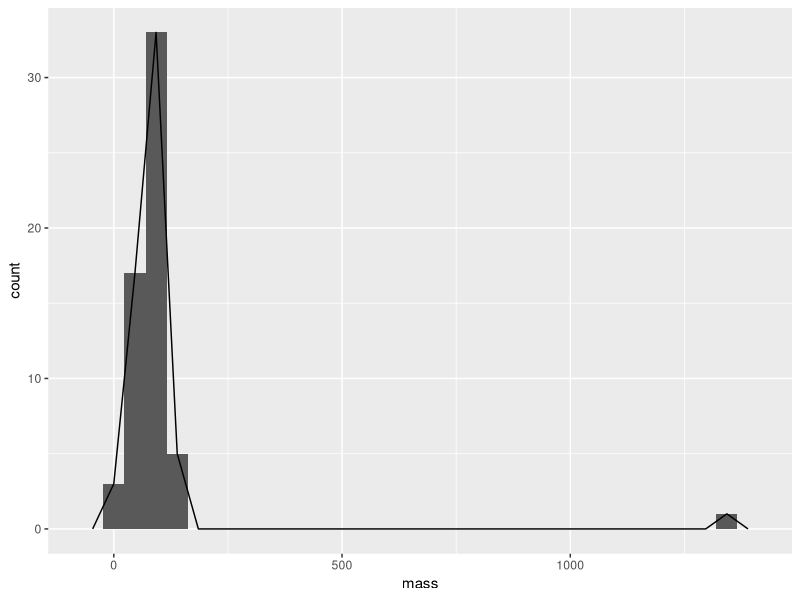
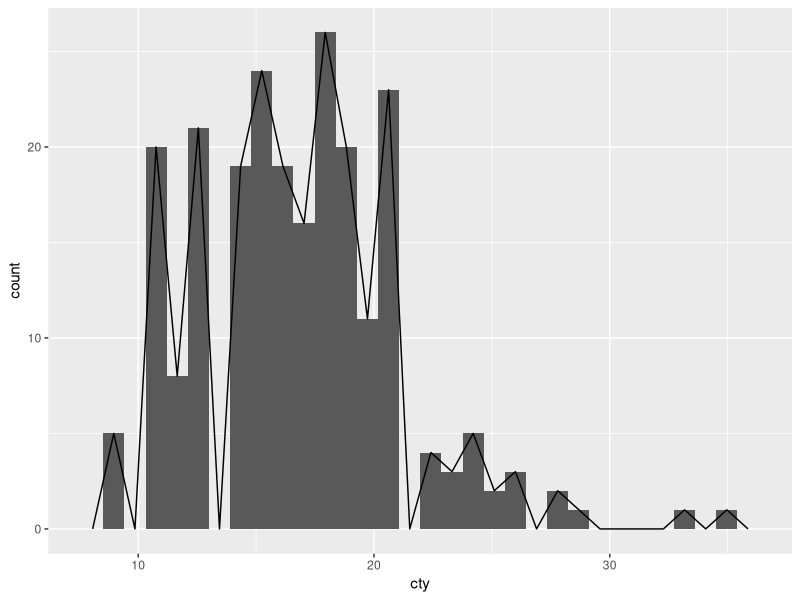
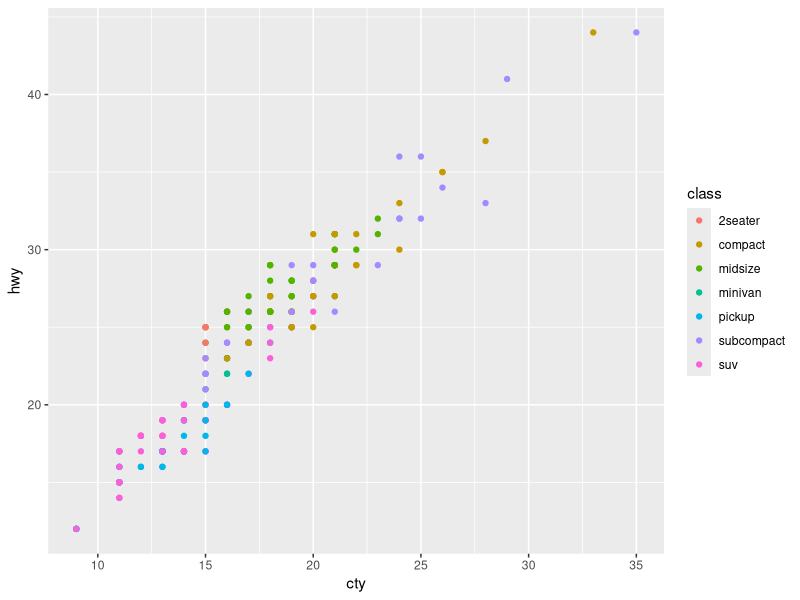

Source code (R) for these figures, in order:
library(tidyverse)

#starwars dataset
view(starwars)
glimpse(starwars)

fat_characters <- filter(starwars, mass > 100)
view(fat_characters)

view(filter(starwars, films == 'A New Hope'))

ggplot(starwars, aes(x = mass)) +
    geom_histogram() +
    geom_freqpoly()

#mpg dataset
view(mpg)
glimpse(mpg)

view(filter(mpg, manufacturer == 'ford'))

ggplot(mpg, aes(x = cty)) +
    geom_histogram() +
    geom_freqpoly()

ggplot(mpg, aes(x = cty, y = hwy, color = class)) +
    geom_point()